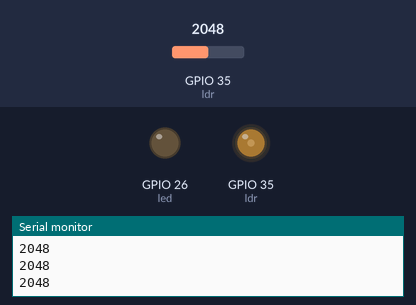
The sketch below on a simulated ESP32. Shown: output pins drawn as LEDs (lit = HIGH), the last lines printed to the serial monitor. Inputs (shaded band) come from the test bench; at power-on: GPIO 35 (ldr) = 2048.

Above: at 1.2 s.
1.3 s: GPIO 35 (ldr) set to 2866
At 2.7 s:
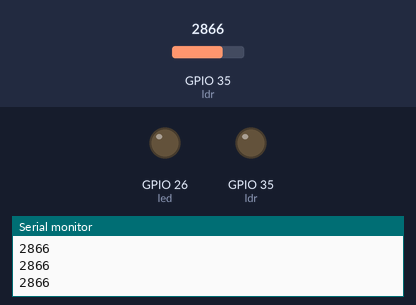
3.0 s: GPIO 35 (ldr) set to 1228
At 3.9 s:
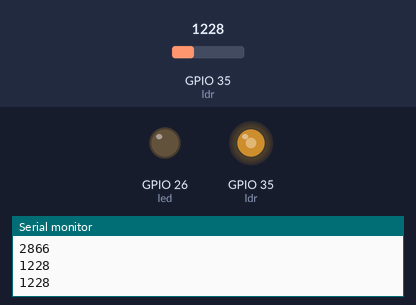
4.5 s: GPIO 35 (ldr) set to 491
At 5.0 s:
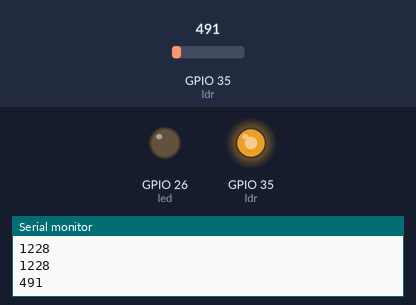
6.0 s: GPIO 35 (ldr) set to 2047
At 7.2 s:
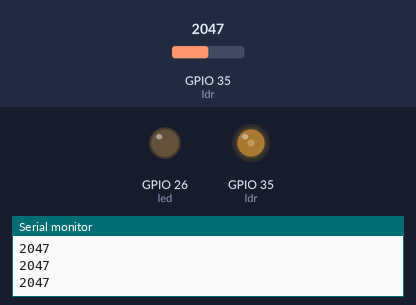
7.5 s: GPIO 35 (ldr) set to 3603
At 8.6 s:
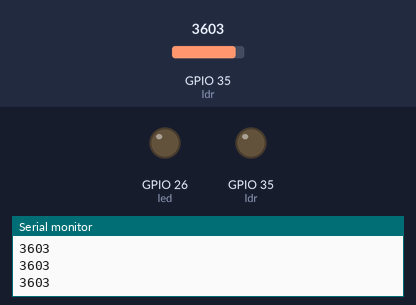
Timing chart, 0 to 10.0 s (numbered marks = the images above; inputs shaded):
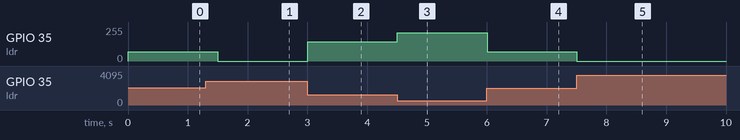

The sketch:

sketch_jun5a.ino
```cpp
int led = 26;
int ldr= 35;
void setup(){
  Serial.begin(115200);
  pinMode(ldr, INPUT);
  pinMode(led, OUTPUT);
}
void loop(){
  Serial.println(analogRead(ldr));
  int brightness = map(analogRead(ldr), 0 , 2800 , 255 , 0);
  analogWrite(ldr, brightness);
  delay(500);
}
```

Measured:
- after the input at 1.3 s, GPIO 35 (ldr): 69/255 → 0/255 after 0.20 s
- after the input at 3.0 s, GPIO 35 (ldr): 0/255 → 144/255 at once
- after the input at 4.5 s, GPIO 35 (ldr): 144/255 → 211/255 at once
- after the input at 6.0 s, GPIO 35 (ldr): 211/255 → 69/255 at once
- after the input at 7.5 s, GPIO 35 (ldr): 69/255 → 0/255 at once
